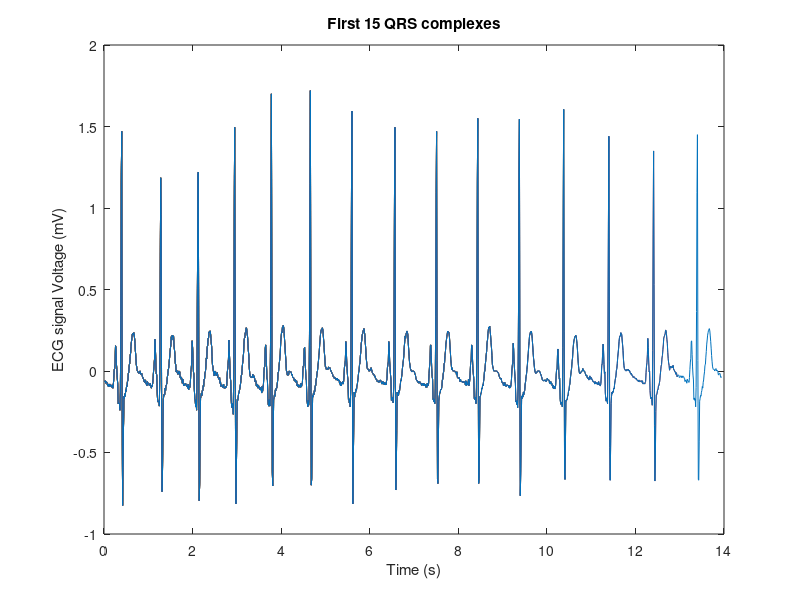
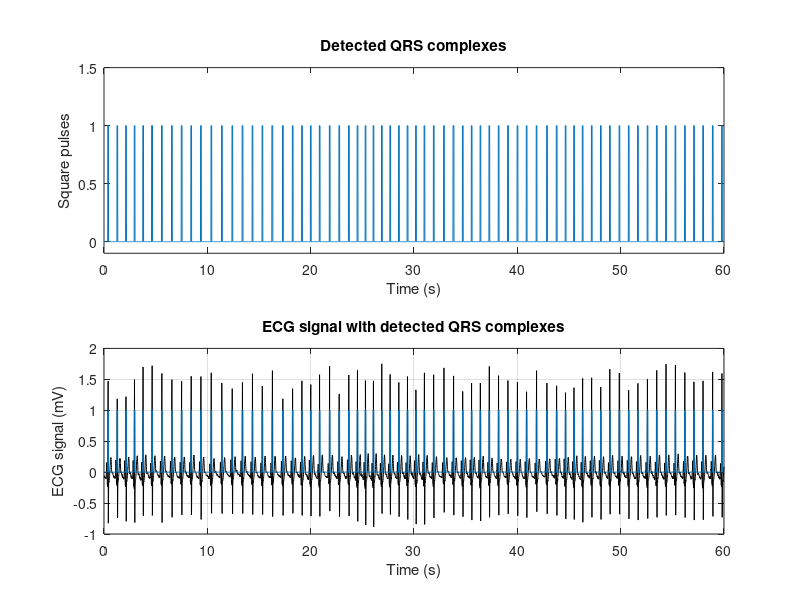
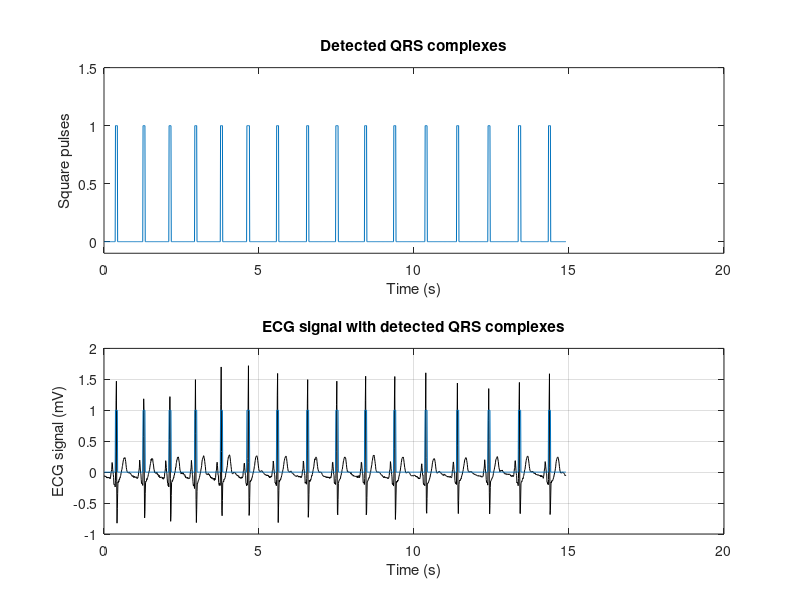

These figures' MATLAB source, in order:
clear
close all
clc

% read ECG data from file
ecg = load('ecg.txt');

% define parameters
threshold = 0.75;
window_size = 15;
s_window_size = 10;
qrs_locations = [];
fs = 100;

% find QRS complex locations
for i = window_size : length(ecg) - window_size
    % Check if value is above threshold and is a local maximum
    if ecg(i) > threshold && ecg(i) == max(ecg(i - window_size:i + window_size +1))
        % Find R peak
        r = i;
        while r < length(ecg) - 1 && ecg(r + 1) >= ecg(r)
            r = r + 1;
        end
        % Find Q peak
        q = find(ecg(i - window_size:r) == min(ecg(i - window_size:r)), 1, 'last') + i - window_size;
        % Find S peak
        
        s_candidates = ecg(r:r + window_size);
        if isempty(s_candidates)
            continue;
        end
        [idx,s ] = min(s_candidates);
        s = s + r ;
        % Add QRS complex location to list
        qrs_locations = [qrs_locations; [q, r, s]];
    end
end

% Find P and T wave locations
pt_locations = [];
for i = 1:length(qrs_locations)
    q = qrs_locations(i,1);
    r = qrs_locations(i,2);
    s = qrs_locations(i,3);
    p_candidates = ecg(q-window_size:q);
    if isempty(p_candidates)
        [, idx] = max(p_candidates);
        p = idx + q - window_size - 1;
    else
        p = q;
    end
    if s+s_window_size < length(ecg)
        t_candidates = ecg(s:s+s_window_size);
    end
    if isempty(t_candidates)
        [, idx] = max(t_candidates);
        t = idx + s - 1;
    else
        t = s;
    end
end


% print the shape of list qrs_locations
disp(['Shape of qrs_locations:', num2str(size(qrs_locations))]);

% plot first 15 QRS complexes
fig = figure;
set(fig, 'Position', [100 100 1400 800]);
for i = 1:15
    q = qrs_locations(i,1); r = qrs_locations(i,2); s = qrs_locations(i,3);
    t = (1:s+50)/fs;
    plot(t, ecg(1:s+50));
    hold on;
end
hold off;
xlabel('Time (s)');
ylabel('ECG signal Voltage (mV)');
title('First 15 QRS complexes');
exportgraphics(fig, 'first_15_QRS.png', 'Resolution', 200);
% number of pulses
disp(['Number of pulses:', num2str(length(qrs_locations))]);


fig = figure;
set(fig, 'Position', [100 100 1400 800]);

% plot ECG signal and three square pulses
subplot(2,1,1);

% initialize a vector of zeros with the same length as the ECG signal
y = zeros(1, length(ecg));

% set the samples corresponding to QRS complexes to 1
for i = 1:length(qrs_locations)
    q = qrs_locations(i,1); 
    r = qrs_locations(i,2); 
    s = qrs_locations(i,3);
    y(q:s) = 1;
end
t = (1:length(ecg))/fs;
plot(t,y)
% set x labels to Time (s)
xlabel('Time (s)');
ylabel('Square pulses');
title('Detected QRS complexes');
ylim([-0.1,1.5])


subplot(2,1,2);
% plot ECG signal
plot(t, ecg, 'k');

hold on;
plot(t,y)

% set x labels to Time (s)
xlabel('Time (s)');
ylabel('ECG signal (mV)');
title('ECG signal with detected QRS complexes');
grid on;

exportgraphics(fig, 'all_pulse.png', 'Resolution', 150);



fig = figure;
set(fig, 'Position', [100 100 1400 800]);
% plot ECG signal and three square pulses
subplot(2,1,1);

% initialize a vector of zeros with the same length as the ECG signal
y = zeros(1, length(ecg));

% set the samples corresponding to QRS complexes to 1
for i = 1:16
    q = qrs_locations(i,1); 
    r = qrs_locations(i,2); 
    s = qrs_locations(i,3);
    y(q:s) = 1;
end
t = (1:length(ecg(1:s+50)))/fs;
y = y(1:length(ecg(1:s+50)));
plot(t,y)
% set x labels to Time (s)
xlabel('Time (s)');
ylabel('Square pulses');
title('Detected QRS complexes');
ylim([-0.1,1.5])


subplot(2,1,2);
% plot ECG signal
plot(t, ecg(1:s+50), 'k');

hold on;
plot(t,y)

% set x labels to Time (s)
xlabel('Time (s)');
ylabel('ECG signal (mV)');
title('ECG signal with detected QRS complexes');
grid on;
exportgraphics(fig, 'first_15_QRS_pulse.png', 'Resolution', 150);
